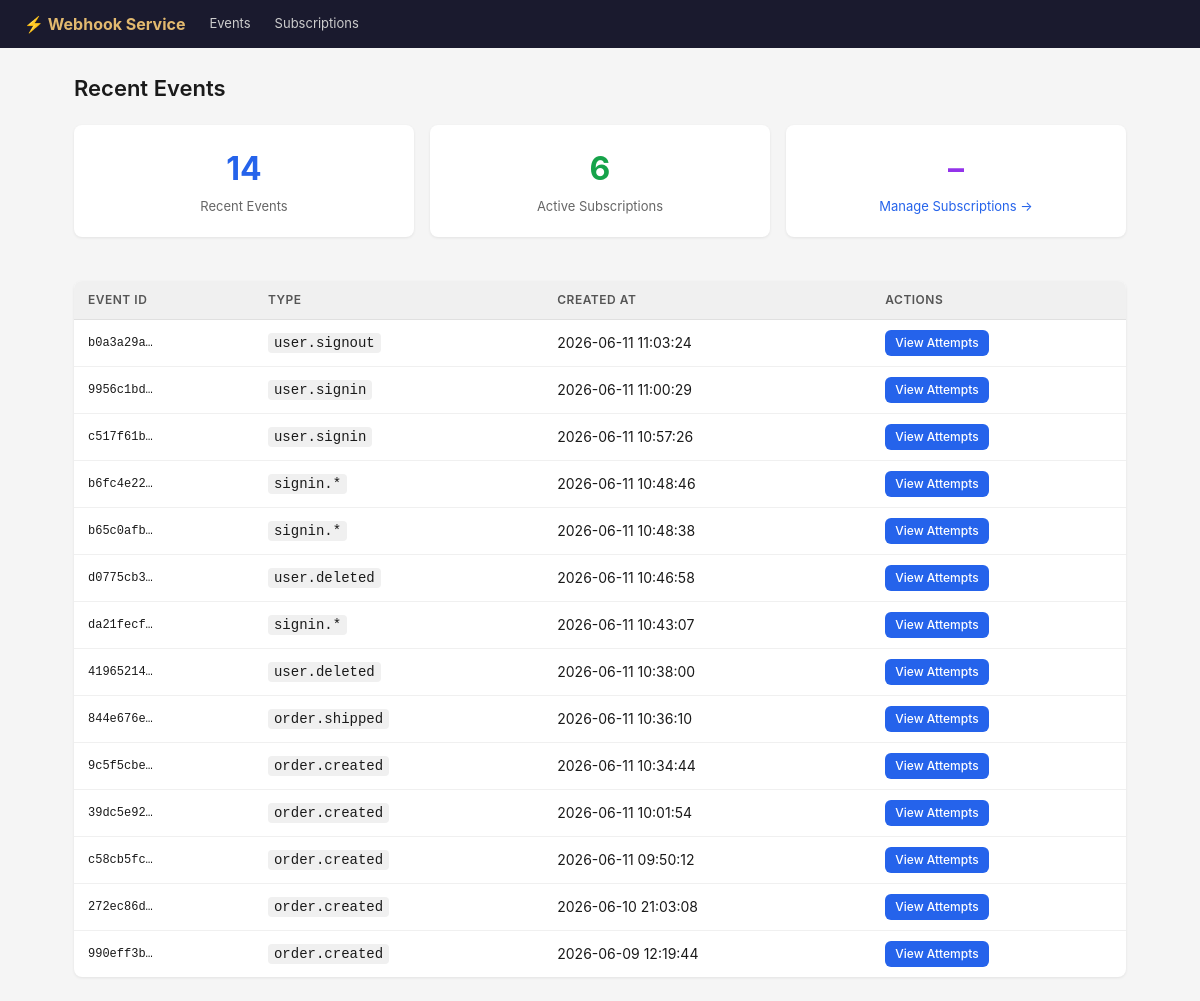
/dashboard, run on the app's committed database.
### tables this page shows
CREATE TABLE events (
                id          TEXT PRIMARY KEY,
                event_type  TEXT NOT NULL,
                payload     TEXT NOT NULL,  -- stored as JSON string
                created_at  TEXT NOT NULL
            );

### app/main.py (the view)
@app.get("/dashboard", response_class=HTMLResponse)
def dashboard(request: Request):
    events = db.list_events(limit=30)
    subscriptions = db.list_subscriptions()
    return templates.TemplateResponse(
        "dashboard.html",
        {"request": request, "events": events, "subscriptions": subscriptions},
    )

### app/templates/dashboard.html (shortened to what this page needs)
{% extends "base.html" %}
{% block content %}
<h1>Recent Events</h1>
<div style="display: grid; grid-template-columns: 1fr 1fr 1fr; gap: 16px; margin-bottom: 24px;">
    <div class="card" style="text-align: center;">
        <div style="font-size: 32px; font-weight: 700; color: #2563eb;">{{ events|length }}</div>
        <div style="color: #666; font-size: 13px; margin-top: 4px;">Recent Events</div>
    </div>
    <div class="card" style="text-align: center;">
        <div style="font-size: 32px; font-weight: 700; color: #16a34a;">{{ subscriptions|selectattr("is_active", "equalto", 1)|list|length }}</div>
        <div style="color: #666; font-size: 13px; margin-top: 4px;">Active Subscriptions</div>
    </div>
    <div class="card" style="text-align: center;">
        <div style="font-size: 32px; font-weight: 700; color: #9333ea;">–</div>
        <div style="color: #666; font-size: 13px; margin-top: 4px;"><a href="/dashboard/subscriptions">Manage Subscriptions →</a></div>
    </div>
</div>
{% if events %}
<table>
    <thead>
        <tr>
            <th>Event ID</th>
            <th>Type</th>
            <th>Created At</th>
            <th>Actions</th>
        </tr>
    </thead>
    <tbody>
        {% for event in events %}
        <tr>
            <td class="mono">{{ event.id[:8] }}…</td>
            <td><code style="background:#f0f0f0; padding:2px 6px; border-radius:4px;">{{ event.event_type }}</code></td>
            <td>{{ event.created_at[:19].replace("T", " ") }}</td>
            <td><a href="/dashboard/events/{{ event.id }}" class="btn btn-primary" style="font-size:12px; padding:4px 10px;">View Attempts</a></td>
        </tr>
        {% endfor %}
    </tbody>
</table>
{% else %}
<div class="card">
    <p class="empty">No events ingested yet. Send a POST to <code>/api/events</code> to get started.</p>
</div>
{% endif %}
{% endblock %}

### app/templates/base.html (shortened to what this page needs)
<!DOCTYPE html>
<html lang="en">
<head>
</head>
<body>
<nav>
    <span class="brand">⚡ Webhook Service</span>
    <a href="/dashboard">Events</a>
    <a href="/dashboard/subscriptions">Subscriptions</a>
</nav>
<div class="container">
    {% block content %}{% endblock %}
</div>
</body>
</html>

### app/templates/base.html (style rules this page uses)
* { box-sizing: border-box; margin: 0; padding: 0; }
body { font-family: -apple-system, BlinkMacSystemFont, "Segoe UI", Roboto, sans-serif; background: #f5f5f5; color: #1a1a1a; font-size: 14px; line-height: 1.5; }
nav { background: #1a1a2e; color: white; padding: 12px 24px; display: flex; align-items: center; gap: 24px; }
nav .brand { font-weight: 700; font-size: 16px; color: #e2b96f; }
nav a { color: #ccc; text-decoration: none; font-size: 13px; }
.container { max-width: 1100px; margin: 0 auto; padding: 24px; }
h1 { font-size: 22px; font-weight: 600; margin-bottom: 20px; }
table { width: 100%; border-collapse: collapse; background: white; border-radius: 8px; overflow: hidden; box-shadow: 0 1px 3px rgba(0,0,0,0.08); }
th { background: #f0f0f0; padding: 10px 14px; text-align: left; font-weight: 600; font-size: 12px; text-transform: uppercase; letter-spacing: 0.5px; color: #555; border-bottom: 1px solid #e0e0e0; }
td { padding: 10px 14px; border-bottom: 1px solid #f0f0f0; vertical-align: middle; }
tr:last-child td { border-bottom: none; }
a { color: #2563eb; text-decoration: none; }
.card { background: white; border-radius: 8px; padding: 20px; box-shadow: 0 1px 3px rgba(0,0,0,0.08); margin-bottom: 20px; }
.mono { font-family: "SFMono-Regular", Consolas, monospace; font-size: 12px; }
.btn { display: inline-block; padding: 6px 14px; border-radius: 6px; border: none; cursor: pointer; font-size: 13px; font-weight: 500; text-decoration: none; }
.btn-primary { background: #2563eb; color: white; }

### data on the page
events: id "b0a3a29a", event_type "user.signout", created_at "2026-06-11 11:03:24"
events: id "9956c1bd", event_type "user.signin", created_at "2026-06-11 11:00:29"
events: id "c517f61b", event_type "user.signin", created_at "2026-06-11 10:57:26"
events: id "b6fc4e22", event_type "signin.*", created_at "2026-06-11 10:48:46"
events: id "b65c0afb", event_type "signin.*", created_at "2026-06-11 10:48:38"
events: id "d0775cb3", event_type "user.deleted", created_at "2026-06-11 10:46:58"
events: id "da21fecf", event_type "signin.*", created_at "2026-06-11 10:43:07"
events: id "41965214", event_type "user.deleted", created_at "2026-06-11 10:38:00"
events: id "844e676e", event_type "order.shipped", created_at "2026-06-11 10:36:10"
events: id "9c5f5cbe", event_type "order.created", created_at "2026-06-11 10:34:44"
events: id "39dc5e92", event_type "order.created", created_at "2026-06-11 10:01:54"
events: id "c58cb5fc", event_type "order.created", created_at "2026-06-11 09:50:12"
events: id "272ec86d", event_type "order.created", created_at "2026-06-10 21:03:08"
events: id "990eff3b", event_type "order.created", created_at "2026-06-09 12:19:44"

### other printed values
{{ events|length }} "14"
{{ subscriptions|selectattr("is_active", "equalto", 1)|list|length }} "6"
